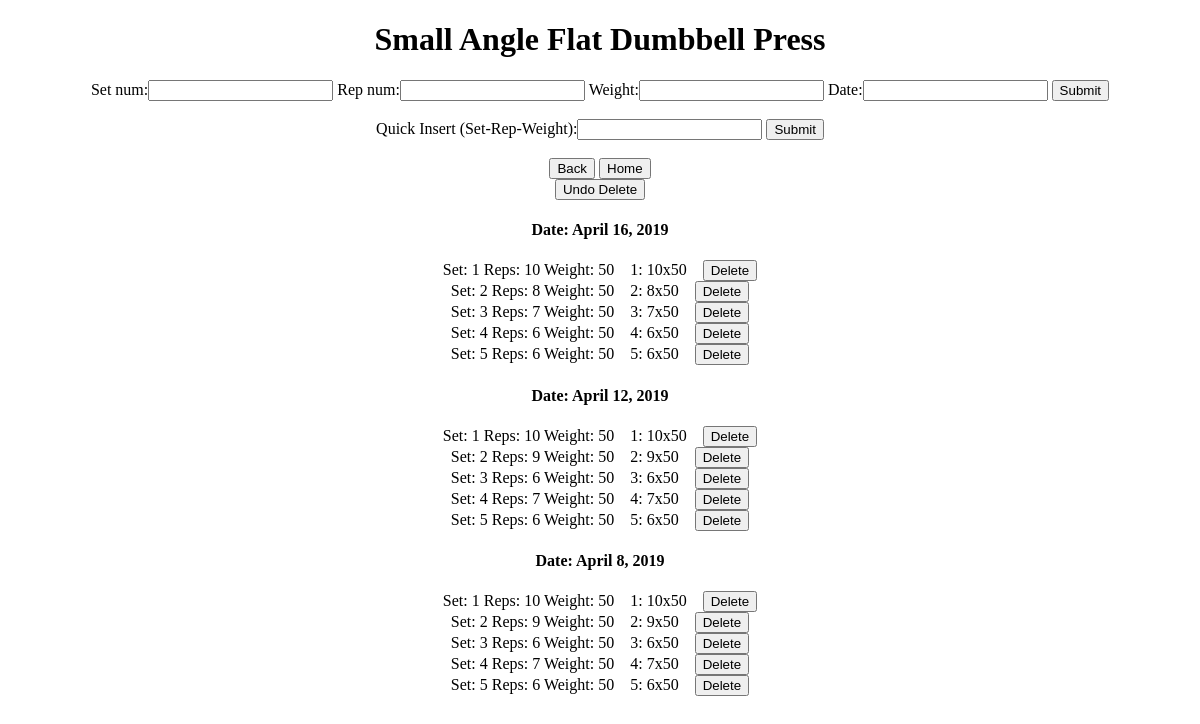
Page /workout/Small Angle Flat Dumbbell Press on the committed database.
### myapp/models.py (models this page shows)
class workout(models.Model):
    workout_name = models.CharField(max_length=250, unique=True)
    day = models.ForeignKey(day, on_delete=models.CASCADE)

class info(models.Model):
    workout = models.ForeignKey(workout, on_delete=models.CASCADE)
    set_num = models.IntegerField()
    rep_num = models.IntegerField()
    weight = models.IntegerField()
    date = models.DateField()
    deleted = models.BooleanField(default=False)
    time_modified = models.DateTimeField(auto_now=True)

### myapp/views.py (the view, shortened to what this page needs)
# urls.py: path('workout/<name>', views.generic_workout),
def generic_workout(request, name='dumbell_press'):
        current_workout_instance = workout.objects.get(workout_name = name)
        current_day_name = current_workout_instance.day.day_name
        quick_insert_form = QuickInsertForm
        info_form = InfoForm()
        workouts_completed = info.objects.filter(workout = current_workout_instance, deleted = False).order_by('-date', 'set_num', '-weight')
        format = {}
        for item in workouts_completed:
                if item.date in format.keys():
                        format[item.date].append(item)
                if item.date not in format.keys():
                        format[item.date] = [item]
        context = {'quick_insert_form': quick_insert_form, 'format': format, 'info_form': info_form, 'workouts_completed': workouts_completed, 'name': name, 'current_day_name': current_day_name}
        return render(request, 'myapp/generic_workout.html', context)

### myapp/forms.py
class InfoForm(forms.ModelForm):
    class Meta:
        model = models.info
        fields = ['set_num', 'rep_num', 'weight', 'date']

### myapp/templates/myapp/generic_workout.html (shortened to what this page needs)
{% load static %}
<!DOCTYPE html>
    <head>
        <link rel="stylesheet" href="https://cdnjs.cloudflare.com/ajax/libs/datepicker/0.6.5/datepicker.min.css" />
        <link rel="stylesheet" type="text/css" href="{% static 'myapp/generic_workout_style.css' %}">
    </head>
    <body>
        <h1> {{ name }} </h1>
        <form method = "POST" id= 'add_info_rec'>
          {{ info_form }}
          <button form = 'add_info_rec' type= "submit"> Submit </button>
        </form>
        <br>
        <form method ="POST">
          {{ quick_insert_form }}
          <button type= "submit"> Submit </button>
        </form>
        <br>
        <button form = 'Back' type = submit>Back</button>
        <button form = 'Home' type = submit>Home</button>
        <br>
        <button form ='Undo' type="submit" name="undo" value='{{name}}'> Undo Delete </button>
        {% for date, list_of_info_rec in format.items %}
          <h4> Date: {{date}} </h4>
          {% for info_rec in list_of_info_rec %}
            Set: {{ info_rec.set_num }}
            Reps: {{ info_rec.rep_num }}
            Weight: {{ info_rec.weight }}
                <div class = 'quick_read_format'>
                  <label>{{ info_rec.set_num }}: {{ info_rec.rep_num }}x{{ info_rec.weight }}</label>
                </div>
                <div class='delete_button'>
                  <button form ='delete_info_rec' type="submit" name="delete" value="{{ info_rec.id }}"> Delete </button>
                </div>
            <br>
          {% endfor %}
        {% endfor %}
    </body>
</html>

### myapp/static/myapp/generic_workout_style.css (style rules this page uses)
* { text-align: center; }
.quick_read_format { display: inline; padding-left: 1%; }
.quick_read_format label { color: black(223, 0, 0); }
html, body { height: 100%; }
body { margin: 0; background-image: url(https://www.serviceseeking.com.au/blog/wp-content/uploads/2018/07/cool-background-2.png); background-size: cover; background-position: center center; background-blend-mode: color; background-attachment: fixed; }
.delete_button { display: inline; padding-left: 1%; }

### rows in the picture
workout: workout_name "Small Angle Flat Dumbbell Press"
info: date "April 16, 2019", set_num "1", rep_num "10", weight "50", {{ info_rec.id }} 56 (drawn)
info: set_num "2", rep_num "8", weight "50", {{ info_rec.id }} 58 (drawn)
info: set_num "3", rep_num "7", weight "50", {{ info_rec.id }} 59 (drawn)
info: set_num "4", rep_num "6", weight "50", {{ info_rec.id }} 60 (drawn)
info: set_num "5", rep_num "6", weight "50", {{ info_rec.id }} 61 (drawn)
info: date "April 12, 2019", set_num "1", rep_num "10", weight "50", {{ info_rec.id }} 21 (drawn)
info: set_num "2", rep_num "9", weight "50", {{ info_rec.id }} 22 (drawn)
info: set_num "3", rep_num "6", weight "50", {{ info_rec.id }} 23 (drawn)
info: set_num "4", rep_num "7", weight "50", {{ info_rec.id }} 24 (drawn)
info: set_num "5", rep_num "6", weight "50", {{ info_rec.id }} 25 (drawn)
info: date "April 8, 2019", set_num "1", rep_num "10", weight "50", {{ info_rec.id }} 4 (drawn)
info: set_num "2", rep_num "9", weight "50", {{ info_rec.id }} 5 (drawn)
info: set_num "3", rep_num "6", weight "50"
info: set_num "4", rep_num "7", weight "50"
info: set_num "5", rep_num "6", weight "50", {{ info_rec.id }} 8 (drawn)
